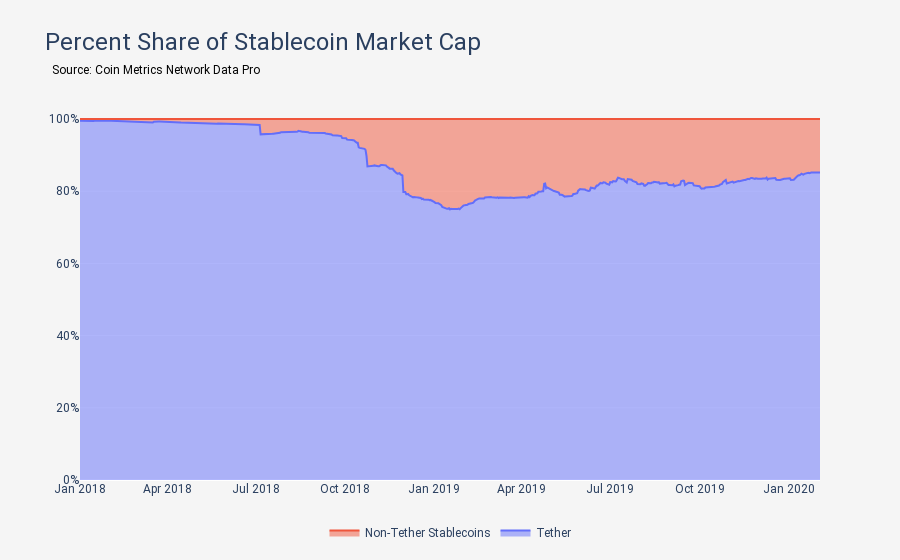

This figure's notebook cell:
### Code cell
title = 'Percent Share of Stablecoin Market Cap '
chart_type ='line'
assets = []
metrics = ['CapMrktCurUSD']
growth = False
filled_area = True
stacked = True
y2_columns = None
y_log = False
y2_log = False
seven_day_rolling_average = False
chart = create_network_data_chart(chart_type=chart_type, df=df, title=title, y_columns=['Tether', 'Non-Tether Stablecoins'], start=start, end=end, y2_columns=y2_columns, growth=growth, seven_day_rolling_average=seven_day_rolling_average,y_log=y_log,y2_log=y2_log, filled_area=filled_area, stacked=stacked)
chart.fig.show()

### Figure 1 — Plotly figure (JSON) as saved in the notebook; plotly's stock layout.template omitted (floating-point values rounded to 4 significant figures; data arrays with more than 128 entries replaced by an {"elided": "..."} marker saying what was removed)
{"data": [{"fill": "tonexty", "groupnorm": "percent", "mode": "lines", "name": "Tether", "stackgroup": "one", "type": "scatter", "x": {"elided": "763 str values"}, "y": {"elided": "763 float values"}}, {"fill": "tonexty", "groupnorm": "percent", "mode": "lines", "name": "Non-Tether Stablecoins", "stackgroup": "one", "type": "scatter", "x": {"elided": "763 str values"}, "y": {"elided": "763 float values"}}], "layout": {"annotations": [{"align": "left", "font": {"color": "black", "size": 12}, "showarrow": false, "text": "Source: Coin Metrics Network Data Pro", "valign": "top", "x": -0.04, "xref": "paper", "y": 1.103, "yref": "paper"}], "font": {"family": "Roboto"}, "legend": {"bgcolor": "#F5F5F5", "orientation": "h", "x": 0.5, "xanchor": "center", "y": -0.1, "yanchor": "top"}, "paper_bgcolor": "#F5F5F5", "plot_bgcolor": "#F5F5F5", "showlegend": true, "title": {"font": {"family": "Roboto", "size": 24}, "text": "Percent Share of Stablecoin Market Cap "}, "xaxis": {"showgrid": false}, "yaxis": {"side": "left", "ticksuffix": "%"}}}
